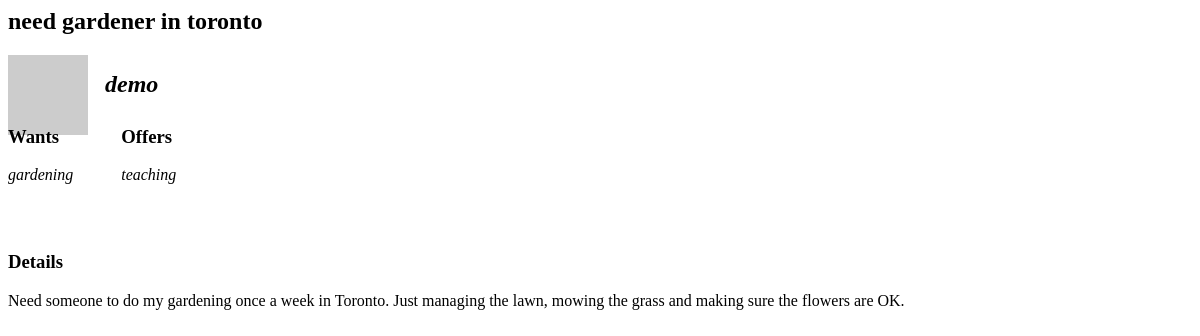
Page /offers?id=55 on the committed database.
### tables this page shows
CREATE TABLE IF NOT EXISTS `post_details` (
  `id` int(11) NOT NULL AUTO_INCREMENT,
  `post_id` int(11) NOT NULL COMMENT 'FK (posts.id)',
  `service_id` int(11) NOT NULL COMMENT 'FK (services.id)',
  PRIMARY KEY (`id`)
);

CREATE TABLE IF NOT EXISTS `posts` (
  `id` int(11) NOT NULL AUTO_INCREMENT,
  `user_id` int(11) NOT NULL COMMENT 'FK (users.id)',
  `want` tinyint(1) NOT NULL COMMENT 'bool',
  `title` varchar(150) NOT NULL,
  `content` varchar(900) NOT NULL,
  `time` timestamp NOT NULL DEFAULT CURRENT_TIMESTAMP,
  PRIMARY KEY (`id`)
);

CREATE TABLE IF NOT EXISTS `users` (
  `id` int(11) NOT NULL AUTO_INCREMENT,
  `username` varchar(30) NOT NULL,
  `country` text NOT NULL,
  `city` varchar(60) NOT NULL,
  `email` varchar(40) NOT NULL,
  `bio` varchar(600) NOT NULL COMMENT '600max',
  `encrypted_password` varchar(45) NOT NULL,
  `date_joined` date NOT NULL COMMENT 'date joined',
  PRIMARY KEY (`id`)
);

### app/post/post.php (called while the page is built, shortened)
<?php
class Post extends TableObject {
    public static function find($table="posts", array $options) {
        if (isset($options["all"])) {
            $SQL = "SELECT posts.id, posts.user_id, posts.title, posts.content, posts.time, post_details.service_id FROM $table INNER JOIN post_details ON posts.id = post_details.post_id ORDER BY id DESC;";
        } elseif (isset($options["byID"])) {
            $SQL = "SELECT posts.id, posts.user_id, posts.title, posts.content, posts.time, post_details.service_id FROM $table INNER JOIN post_details ON posts.id = post_details.post_id WHERE ";
            foreach($options["byID"] as $id) {
                $SQL .= "posts.id = $id OR ";
            }
            $SQL  = substr($SQL, 0, -4);
            $SQL .= " ORDER BY posts.id DESC;";
        } elseif (isset($options["filter"])) {
            $SQL = $options["SQL"];
        } else {
            $SQL = 'error';
        }
        $res = mysql_query($SQL);
        $posts = array();
        $allServices = Service::find("services", array("all" => true));
        $myServices = array();
        $idTracker = array();
        while ($row = mysql_fetch_assoc($res)) {
            if (!in_array($row['id'], $idTracker)) {
                $idTracker[] = $row['id'];
                foreach($allServices as $service) {
                    if ($service->id == $row['service_id']) {
                        if (!isset($myServices[ $row['id'] ])) {
                            $myServices[ $row['id'] ] = array(new Service($service->id, $service->name));
                        } else {
                            array_push($myServices[ $row['id'] ], new Service($service->id, $service->name));
                        }
                    }
                }
                $usernameSQL = "SELECT users.username FROM users INNER JOIN posts ON users.id = posts.user_id WHERE users.id = '{$row['user_id']}' LIMIT 1;";
                $res2 = DB::try_query($usernameSQL);
                $username = mysql_fetch_assoc($res2);
                $post = new Post($row['id'], $row['user_id'], $row['title'], $row['content'], $row['time'], $myServices[ $row['id'] ], $username);
                $posts[] = $post;
            }
        }
        return $posts;
    }
    function __construct($id, $userID, $title, $body, $timestamp, $services=NULL, $username=NULL) {
        $this->title = $title;
        $this->body = $body;
    }
}
?>

### app/service/service.php (called while the page is built, shortened)
<?php
class Service extends TableObject {
    public static function find($table="services", array $options) {
        if (isset($options["all"])) {
            $customSQL = "SELECT * FROM $table;";
            $res = TableObject::findAll($table, $customSQL);
            $services = array();
            while ($row = mysql_fetch_assoc($res)) {
                $service = new Service($row['id'], $row['name']);
                $services[] = $service;
            }
            return $services;
        }
        elseif (isset($options["byID"])) {
            TableObject::findById($table, $options['byID']);
        }
    }
    public function __construct($id, $name) {
        $this->id   = $id;
        $this->name = $name;
    }
}

### lib/abstract_classes.php (called while the page is built, shortened)
<?php
abstract class TableObject {
    protected static function findAll($table=NULL, $customSQL=NULL) {
        if (!$customSQL) {
            $SQL = "SELECT * FROM $table WHERE id = ?";
        } else {
            $SQL = $customSQL;
        }
        $res = DB::try_query($SQL);
        return $res;
    }
}

### lib/core-ext.php (called while the page is built, shortened)
<?php
class DB {
    public static function try_query($query) {
        $res = mysql_query($query);
        return $res;
    }
}

### app/user/user.php (called while the page is built, shortened)
<?php
class UserRetriever {
    public static function build($username) {
        $selectUserSQL = "SELECT * FROM users WHERE username = '{$username}'";
        $result = mysql_query($selectUserSQL);
        while ($row = mysql_fetch_assoc($result)) {
            $id         = $row['id'];
            $username   = $row['username'];
            $country    = $row['country'];
            $city       = $row['city'];
            $email      = $row['email'];
            $bio        = $row['bio'];
            $pass       = $row['encrypted_password'];
            $dateJoined = $row['date_joined'];
            return new User($id, $username, $country, $city, $email, $bio,  array(), $pass, $dateJoined);
        }
    }
}
class User extends TableObject {
    function __construct($id, $name, $country, $city, $email, $bio, array $offers, $password=NULL, $dateJoined=NULL) {
        $this->name    = $name;
        $this->email   = $email;
    }
}

### app/user/user_displayer.php (the view, shortened to what this page needs)
<?php
class UserDisplayer extends BaseDisplayer {
    public function shortFormat(TableObject $user) {
        $this->html  = '<div class="user">';
        $this->html .= "<div class=\"user_pic\"><a href=\"users/profile.php?user={$user->name}\"><img src=\"{$this->gravatar($user->email, 60)}\" /></a></div><br />";
        $this->html .= "<div class=\"username\"><h2>{$user->name}</h2></div>";
        $this->html .= "</div>";
    }
    public function gravatar($email, $size=80) {
        $defaultIMG = "";
        $gravURL = "http://www.gravatar.com/avatar/" . md5(strtolower(trim($email))) . "?d=" .
                    urlencode($defaultIMG) . "&s={$size}";
        return $gravURL;
    }
}

### public/offers.php (shortened to what this page needs)
<html>
<head>
</head>
<body>
<?php
if (isset($_GET['browse_by'])) {
    $basePath = "offers.php?category=";
    print <<<HTML
<div id="categories">
<a href="{$basePath}home_repair">Home repair</a><br />
<a href="{$basePath}gardening">Gardening</a><br />
<a href="{$basePath}carpooling_moving">Carpooling/Moving</a><br />
<a href="{$basePath}teaching">Teaching</a><br />
<a href="{$basePath}care_giving">Caregiving</a><br />
<a href="{$basePath}cooking">Cooking</a><br />
<a href="{$basePath}designing">Designing</a><br />
<a href="{$basePath}accounting">Accounting</a><br />
<a href="{$basePath}dog_walking">Dog Walking</a><br />
</div>
HTML;
} elseif (isset($_GET['id'])) {
    $options = array("byID" => array($_GET['id']));
    $posts = Post::find("posts", $options);
    foreach($posts as $post) {
        $display = new PostDisplayer();
        $display->longFormat($post);
        print $display;
    }
}
?>
</body>
</html>

### app/post/post_displayer.php (shortened to what this page needs)
<?php
class PostDisplayer extends BaseDisplayer {
    public $html;
    public function __toString() {
        return $this->html;
    }
    public function longFormat(TableObject $post) {
        $userWhoPosted = UserRetriever::build($post->username['username']);
        $userDisplayer = new UserDisplayer($userWhoPosted);
        $userDisplayer->shortFormat($userWhoPosted);
        $this->html  = <<<HTML
        <div class="post">
HTML;
        $this->html .= "<h2>$post->title</h2>";
        $this->html .= $userDisplayer;
        $this->html .= '<div class="user_wants">';
        $this->html .= "<h3>Wants</h3>";
        foreach($post->services as $s) {
            $this->html .= '<i class="service_name">';
            $this->html .= $s->name;
            $this->html .= '</i><br />';
        }
        $this->html .= '</div>';
        $this->html .= '<div class="user_offers">';
        $this->html .= "<h3>Offers</h3>";
        foreach($userWhoPosted->offers as $o) {
            $this->html .= '<i class="service_name">';
            $this->html .= $o;
            $this->html .= '</i><br />';
        }
        $this->html .= '</div><br class="clear" />';
        $this->html .= <<<HTML
        <h3>Details</h3>
        <div class="content">
        $post->body
        </div>
        </div>
HTML;
    }
}

### public/offers.php (style rules this page uses)
.user_pic { float:left; }
.user { max-height:80px; min-height:80px; margin-bottom:20px; }
.username { float:left; position:relative; bottom:22px; margin-left:17px; font-style:italic; }
.user_offers, .user_wants { float:left; margin-top:-3em; margin-bottom:3em; }
.user_offers { margin-left:3em; }

### rows in the picture
post_details: post.title "need gardener in toronto", users.username "demo", display "gardening teaching", post.content "Need someone to do my gardening once a week in Toronto. Just managing the lawn, mowing the grass and making sure the flowers are OK."
